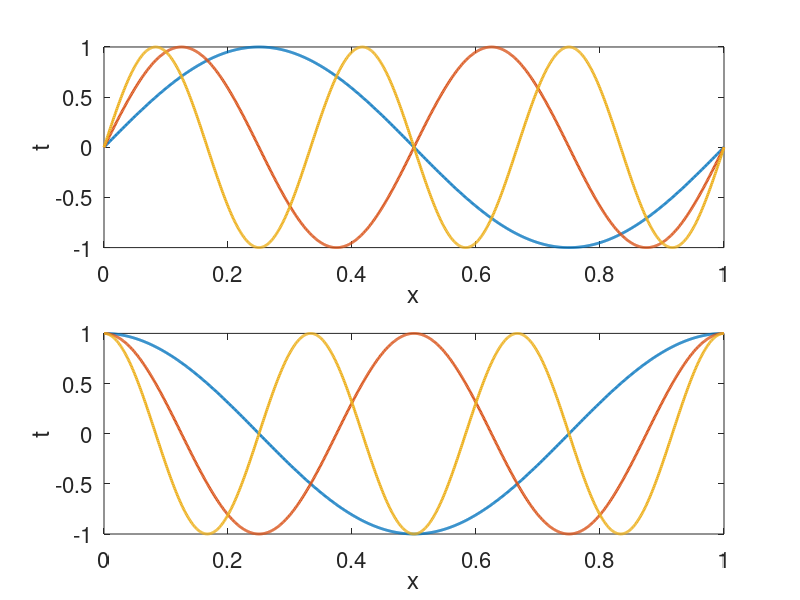

This figure's MATLAB source:
clear all
close all

x = 0:.001:1;
figure(1)
subplot(2,1,1)
y = [];
for i = 1:3
    y(:,i) = sin(2*pi*i.*x);
    plot(x,y(:,i),'LineWidth',2)
    if i == 1
       hold all
    end
end
xlabel('x','FontSize',16)
ylabel('t','FontSize',16)
set(gca,'FontSize',16)

subplot(2,1,2)
z = [];
for i = 1:3
    z(:,i) = cos(2*pi*i.*x);
    plot(x,z(:,i),'LineWidth',2)
    if i == 1
       hold all
    end
end
xlabel('x','FontSize',16)
ylabel('t','FontSize',16)
set(gca,'FontSize',16)